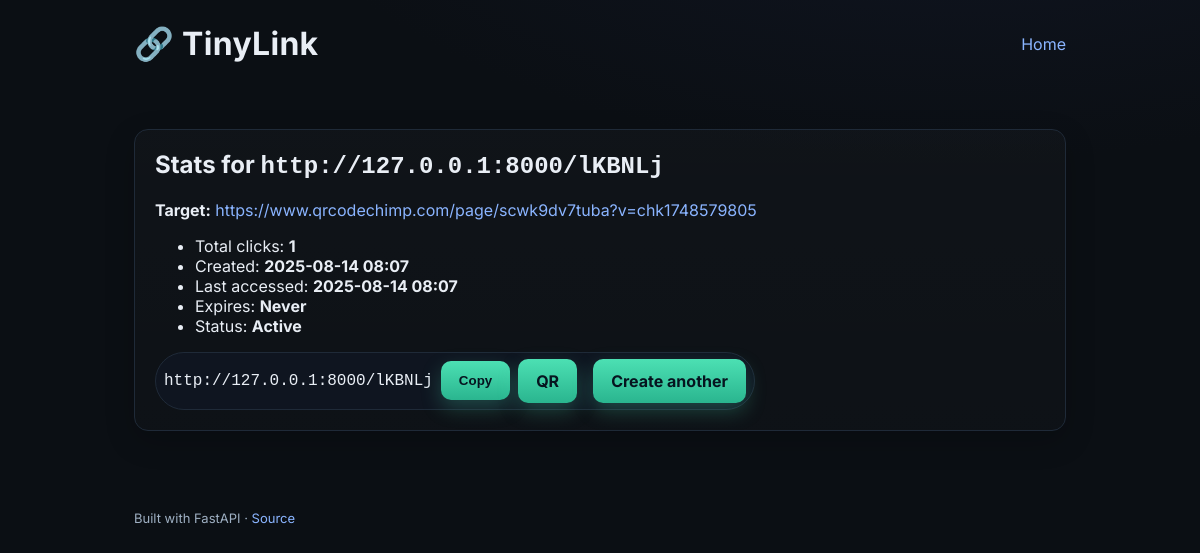
Page /stats/lKBNLj on the committed database.
### app/models.py (models this page shows, shortened)
class URLMap(Base):
    __tablename__ = "url_map"
    id: Mapped[int] = mapped_column(Integer, primary_key=True, index=True)
    code: Mapped[str] = mapped_column(String(32), unique=True, index=True)
    target_url: Mapped[str] = mapped_column(Text, nullable=False)
    created_at: Mapped[datetime] = mapped_column(DateTime, default=datetime.utcnow, nullable=False)
    expires_at: Mapped[Optional[datetime]] = mapped_column(DateTime, nullable=True)
    click_count: Mapped[int] = mapped_column(Integer, default=0, nullable=False)
    last_accessed: Mapped[Optional[datetime]] = mapped_column(DateTime, nullable=True)
    is_active: Mapped[bool] = mapped_column(Boolean, default=True, nullable=False)

### app/main.py (the view)
@app.get("/stats/{code}", response_class=HTMLResponse)
def stats_page(code: str, request: Request, db: Session = Depends(get_db)):
    url = db.execute(select(URLMap).where(URLMap.code == code)).scalar_one_or_none()
    if not url:
        return templates.TemplateResponse("not_found.html", {"request": request, "code": code}, status_code=404)
    return templates.TemplateResponse("stats.html", {"request": request, "item": url, "base_url": settings.APP_BASE_URL})

### app/templates/stats.html
{% extends "base.html" %}
{% block content %}
<section class="card">
  <h2>Stats for <code>{{ base_url }}/{{ item.code }}</code></h2>
  <p><strong>Target:</strong> <a href="{{ item.target_url }}" target="_blank">{{ item.target_url }}</a></p>
  <ul class="stats">
    <li>Total clicks: <strong>{{ item.click_count }}</strong></li>
    <li>Created: <strong>{{ item.created_at.strftime('%Y-%m-%d %H:%M') }}</strong></li>
    <li>Last accessed: <strong>{{ item.last_accessed.strftime('%Y-%m-%d %H:%M') if item.last_accessed else '—' }}</strong></li>
    <li>Expires: <strong>{{ item.expires_at.strftime('%Y-%m-%d %H:%M') if item.expires_at else 'Never' }}</strong></li>
    <li>Status: <strong>{{ 'Active' if item.is_active and (not item.expires_at or item.expires_at > item.created_at) else 'Inactive' }}</strong></li>
  </ul>
  <div class="pill">
    <code id="short-url">{{ base_url }}/{{ item.code }}</code>
    <button type="button" id="short-url-btn" onclick="copyToClipboard('short-url')">Copy</button>
    <a class="button" href="/qr/{{ item.code }}" download>QR</a>
    <a class="button" href="/">Create another</a>
  </div>
</section>
{% endblock %}

### app/static/styles.css (style rules this page uses)
:root { --bg: #0b0f14; --card: #121821; --muted: #9fb0c3; --text: #e9eef5; --brand: #8ab4ff; --accent: #4ce0b3; --border: #1f2a38; }
* { box-sizing: border-box; }
body { margin: 0; font-family: Inter, system-ui, -apple-system, Segoe UI, Roboto, sans-serif; background: radial-gradient(1200px 600px at 80% -200px, #101522 10%, var(--bg) 60%); color: var(--text); }
a { color: var(--brand); text-decoration: none; }
.card { background: linear-gradient(180deg, rgba(255,255,255,0.02), rgba(255,255,255,0.01)); border: 1px solid var(--border); border-radius: 14px; padding: 20px; margin: 18px 0; box-shadow: 0 10px 30px rgba(0,0,0,0.2); }
h2, h3 { margin-top: 0; }
button, .button { background: linear-gradient(180deg, #4ce0b3, #2ab58f); border: none; padding: 12px 18px; border-radius: 10px; color: #06141f; font-weight: 700; cursor: pointer; box-shadow: 0 8px 20px rgba(76,224,179,0.25); }
.button { display: inline-block; }
.button + .button { margin-left: 8px; }
.pill { display: inline-flex; align-items: center; gap: 8px; background: #0f1520; border: 1px solid var(--border); border-radius: 999px; padding: 6px 8px; }
code { font-family: ui-monospace, SFMono-Regular, Menlo, Consolas, monospace; }

### rows in the picture
URLMap: code "lKBNLj", target_url "https://www.qrcodechimp.com/page/scwk9dv7tuba?v=chk1748579805", click_count "1", created_at "2025-08-14 08:07", last_accessed "2025-08-14 08:07", expires_at "Never", is_active+expires_at "Active"

### other values in the picture
{{ base_url }} "http://127.0.0.1:8000"
